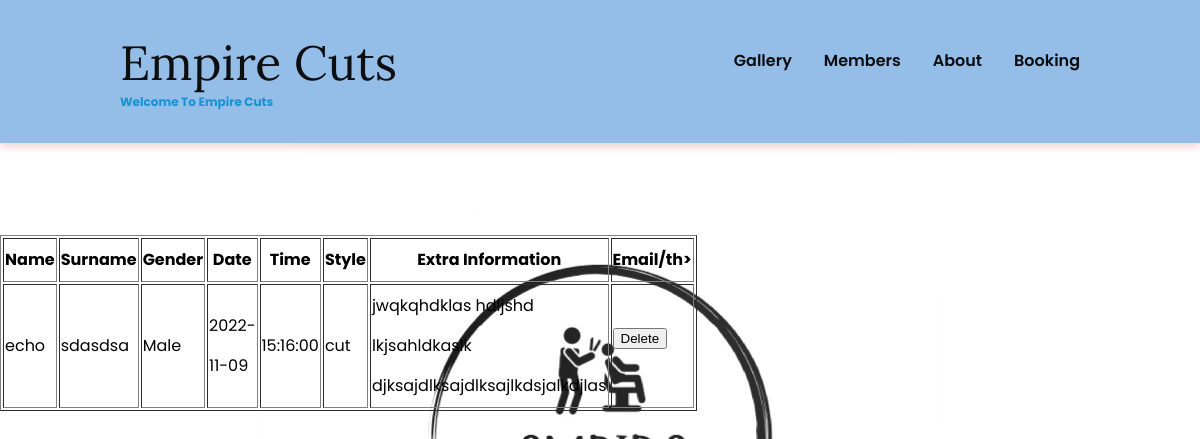
/MyBooking.php (signed in), run on the app's committed database.
### tables this page shows
CREATE TABLE IF NOT EXISTS `tblbookings` (
  `id` int(11) NOT NULL AUTO_INCREMENT,
  `Name` varchar(180) NOT NULL,
  `Surname` varchar(180) NOT NULL,
  `Date` date NOT NULL,
  `Time` time NOT NULL,
  `Style` varchar(250) NOT NULL,
  `Gender` varchar(180) NOT NULL,
  `Extrainfo` text NOT NULL,
  `Email` varchar(180) NOT NULL,
  PRIMARY KEY (`id`)
);

### MyBooking.php (the view, shortened to what this page needs)
<?php
require_once("db.php");
?>
<html lang="en">
<head>
    <link rel="stylesheet" href="css/styles.css">
</head>
<body>
    <header class="header">
        <div class="container container-nav">
            <div class="site-title">
                <h1>Empire Cuts</h1>
                <p class="subtitle">Welcome to Empire Cuts</p>
            </div>
            <nav>
                <ul>
                    <li><a href="gallery.php">Gallery</a></li>
                    <li><a href="Members.php">Members</a></li>
                    <li><a href="about.php">About</a></li>
                    <li><a href="Booking.php">Booking</a></li>
                </ul>
            </nav>
        </div>
    </header>
    <main>
        <div id="home">
            <div >
                <div class="landing-text">
                    <h1>My Bookings</h1>
		<table  border="1px" style="width:600px; line-height:40px;">
	 <tr>
	 <th>Name</th>
	 <th>Surname</th>
	 <th>Gender</th>
	 <th>Date</th>
	 <th>Time</th>
	 <th>Style</th>
	 <th>Extra Information</th>
	 <th>Email/th>
	 </tr>
	 <?php
	  $Email = $_SESSION['email'];
	  $query = "SELECT * FROM tblbookings Where Email = '$Email' ORDER BY id ASC";
	  $result = mysqli_query($con, $query);
	  while($row = mysqli_fetch_assoc($result)){
		 ?>
		 <tr>
		 <td><?php echo $row['Name'];?></td>
		 <td><?php echo $row['Surname'];?></td>
		 <td><?php echo $row['Gender'];?></td>
		 <td><?php echo $row['Date'];?></td>
		 <td><?php echo $row['Time'];?></td>
		 <td><?php echo $row['Style'];?></td>
		 <td><?php echo $row['Extrainfo'];?></td>
		 <td>
		 <form action = "Admin.php" method ="POST">
		     <input type="submit" name = "Delete" value = "Delete"/>
		 </form>
		 </td>
		 </tr>
	</table>
	<?php
	  }
	  ?>
	  </div>
	  </div>
                </div>
    </main>
</body>
</html>

### css/styles.css (style rules this page uses)
* { box-sizing: border-box; }
body { margin: 0; padding: 0; font-family: "Poppins", sans-serif; background: url('img/background.jpg') no-repeat center center fixed; height: 100vh; }
.site-title h1 { font-weight: 400; font-family: "Lora", sans-serif; color: #0d0e0f; font-size: 3rem; margin: 0; }
.subtitle { font-weight: 700; color: #1792d2; font-size: 0.75rem; margin: 0; text-transform: capitalize; }
.container { width: 90%; max-width: 960px; margin: 0 auto; }
.container-nav { display: flex; color: #e82020; justify-content: space-between; }
header { background-color: rgb(148, 190, 232); padding: 2em 0; box-shadow: 0 4px 8px 0 rgba(184, 21, 21, 0.19); }
nav ul { list-style-type: none; padding: 0; display: flex; justify-content: center; }
nav li { margin-left: 2em; }
nav a { text-decoration: none; color: #0a0c0f; font-weight: 600; text-transform: capitalize; padding: 2em 0; }
.landing-text { display: table-cell; text-align: center; vertical-align: middle; }
.landing-text h1 { font-size: 450%; font-weight: 700; color: white; font-family: "Lora", sans-serif; padding-bottom: 0; margin: 0 0; }

### data on the page
tblbookings: Name "echo", Surname "sdasdsa", Gender "Male", Date "2022-11-09", Time "15:16:00", Style "cut", Extrainfo "jwqkqhdklas hdljshd lkjsahldkaslk djksajdlksajdlksajlkdsjalkdjlas"
